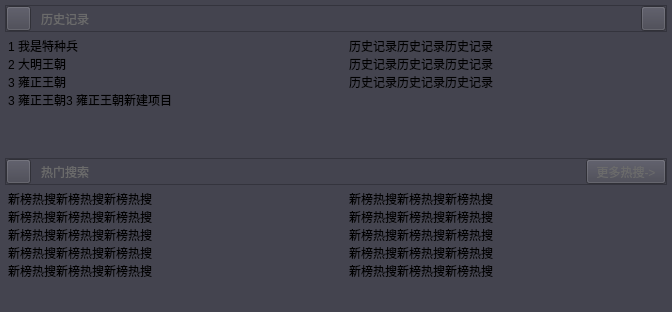
<?xml version="1.0" encoding="UTF-8"?>
<ui version="4.0">
 <class>SearchForm</class>
 <widget class="QWidget" name="SearchForm">
  <property name="geometry">
   <rect>
    <x>0</x>
    <y>0</y>
    <width>672</width>
    <height>312</height>
   </rect>
  </property>
  <property name="minimumSize">
   <size>
    <width>0</width>
    <height>300</height>
   </size>
  </property>
  <property name="maximumSize">
   <size>
    <width>16777215</width>
    <height>330</height>
   </size>
  </property>
  <property name="windowTitle">
   <string>Form</string>
  </property>
  <property name="styleSheet">
   <string notr="true">background-color: #44444f;</string>
  </property>
  <layout class="QVBoxLayout" name="verticalLayout_2">
   <property name="spacing">
    <number>5</number>
   </property>
   <property name="leftMargin">
    <number>5</number>
   </property>
   <property name="topMargin">
    <number>5</number>
   </property>
   <property name="rightMargin">
    <number>5</number>
   </property>
   <property name="bottomMargin">
    <number>5</number>
   </property>
   <item>
    <layout class="QVBoxLayout" name="verticalLayout">
     <property name="spacing">
      <number>5</number>
     </property>
     <item>
      <widget class="QFrame" name="frame">
       <property name="frameShape">
        <enum>QFrame::StyledPanel</enum>
       </property>
       <property name="frameShadow">
        <enum>QFrame::Raised</enum>
       </property>
       <layout class="QHBoxLayout" name="horizontalLayout_2">
        <property name="spacing">
         <number>0</number>
        </property>
        <property name="leftMargin">
         <number>0</number>
        </property>
        <property name="topMargin">
         <number>0</number>
        </property>
        <property name="rightMargin">
         <number>0</number>
        </property>
        <property name="bottomMargin">
         <number>0</number>
        </property>
        <item>
         <layout class="QHBoxLayout" name="horizontalLayout">
          <property name="spacing">
           <number>10</number>
          </property>
          <item>
           <widget class="QPushButton" name="btn_his_pic">
            <property name="minimumSize">
             <size>
              <width>25</width>
              <height>25</height>
             </size>
            </property>
            <property name="maximumSize">
             <size>
              <width>25</width>
              <height>25</height>
             </size>
            </property>
            <property name="focusPolicy">
             <enum>Qt::StrongFocus</enum>
            </property>
            <property name="styleSheet">
             <string notr="true">border-image: url(:/images/his_pic.png);</string>
            </property>
            <property name="text">
             <string/>
            </property>
           </widget>
          </item>
          <item>
           <widget class="QLabel" name="label_his_text">
            <property name="styleSheet">
             <string notr="true">QLabel
{
color: rgb(107, 107, 107);
font: 11pt &quot;楷体&quot;;
}</string>
            </property>
            <property name="text">
             <string>历史记录</string>
            </property>
           </widget>
          </item>
          <item>
           <spacer name="horizontalSpacer">
            <property name="orientation">
             <enum>Qt::Horizontal</enum>
            </property>
            <property name="sizeHint" stdset="0">
             <size>
              <width>348</width>
              <height>20</height>
             </size>
            </property>
           </spacer>
          </item>
          <item>
           <widget class="QPushButton" name="btn_his_delete">
            <property name="minimumSize">
             <size>
              <width>25</width>
              <height>25</height>
             </size>
            </property>
            <property name="maximumSize">
             <size>
              <width>25</width>
              <height>25</height>
             </size>
            </property>
            <property name="styleSheet">
             <string notr="true">border-image: url(:/images/his_delete.png);</string>
            </property>
            <property name="text">
             <string/>
            </property>
           </widget>
          </item>
         </layout>
        </item>
       </layout>
      </widget>
     </item>
     <item>
      <layout class="QHBoxLayout" name="horizontalLayout_5">
       <property name="spacing">
        <number>20</number>
       </property>
       <item>
        <widget class="QListWidget" name="listWidget">
         <property name="styleSheet">
          <string notr="true">QListWidget
{
border:none;
font: 11pt &quot;楷体&quot;;
}</string>
         </property>
         <item>
          <property name="text">
           <string>1 我是特种兵</string>
          </property>
         </item>
         <item>
          <property name="text">
           <string>2 大明王朝</string>
          </property>
         </item>
         <item>
          <property name="text">
           <string>3 雍正王朝</string>
          </property>
         </item>
         <item>
          <property name="text">
           <string>3 雍正王朝3 雍正王朝新建项目</string>
          </property>
         </item>
        </widget>
       </item>
       <item>
        <widget class="QListWidget" name="listWidget_2">
         <property name="styleSheet">
          <string notr="true">QListWidget
{
border:none;
font: 11pt &quot;楷体&quot;;
}</string>
         </property>
         <item>
          <property name="text">
           <string>历史记录历史记录历史记录</string>
          </property>
         </item>
         <item>
          <property name="text">
           <string>历史记录历史记录历史记录</string>
          </property>
         </item>
         <item>
          <property name="text">
           <string>历史记录历史记录历史记录</string>
          </property>
         </item>
        </widget>
       </item>
      </layout>
     </item>
     <item>
      <widget class="QFrame" name="frame_2">
       <property name="frameShape">
        <enum>QFrame::StyledPanel</enum>
       </property>
       <property name="frameShadow">
        <enum>QFrame::Raised</enum>
       </property>
       <layout class="QHBoxLayout" name="horizontalLayout_4">
        <property name="spacing">
         <number>0</number>
        </property>
        <property name="leftMargin">
         <number>0</number>
        </property>
        <property name="topMargin">
         <number>0</number>
        </property>
        <property name="rightMargin">
         <number>0</number>
        </property>
        <property name="bottomMargin">
         <number>0</number>
        </property>
        <item>
         <layout class="QHBoxLayout" name="horizontalLayout_3">
          <property name="spacing">
           <number>10</number>
          </property>
          <item>
           <widget class="QPushButton" name="btn_hot_pic">
            <property name="minimumSize">
             <size>
              <width>25</width>
              <height>25</height>
             </size>
            </property>
            <property name="maximumSize">
             <size>
              <width>25</width>
              <height>25</height>
             </size>
            </property>
            <property name="styleSheet">
             <string notr="true">border-image: url(:/images/his_hot.png);</string>
            </property>
            <property name="text">
             <string/>
            </property>
           </widget>
          </item>
          <item>
           <widget class="QLabel" name="label_hot_text">
            <property name="styleSheet">
             <string notr="true">QLabel
{
color: rgb(107, 107, 107);
font: 11pt &quot;楷体&quot;;
}</string>
            </property>
            <property name="text">
             <string>热门搜索</string>
            </property>
           </widget>
          </item>
          <item>
           <spacer name="horizontalSpacer_2">
            <property name="orientation">
             <enum>Qt::Horizontal</enum>
            </property>
            <property name="sizeHint" stdset="0">
             <size>
              <width>348</width>
              <height>20</height>
             </size>
            </property>
           </spacer>
          </item>
          <item>
           <widget class="QPushButton" name="btn_hot_more">
            <property name="minimumSize">
             <size>
              <width>0</width>
              <height>25</height>
             </size>
            </property>
            <property name="maximumSize">
             <size>
              <width>16777215</width>
              <height>25</height>
             </size>
            </property>
            <property name="styleSheet">
             <string notr="true">QPushButton
{
color: rgb(107, 107, 107);
font: 11pt &quot;楷体&quot;;
}

QPushButton:hover
{
background-color: transparent;
color: rgb(216, 30, 6);
font: 11pt &quot;楷体&quot;;
}

</string>
            </property>
            <property name="text">
             <string>更多热搜-&gt;</string>
            </property>
           </widget>
          </item>
         </layout>
        </item>
       </layout>
      </widget>
     </item>
     <item>
      <layout class="QHBoxLayout" name="horizontalLayout_6">
       <property name="spacing">
        <number>20</number>
       </property>
       <item>
        <widget class="QListWidget" name="listWidget_4">
         <property name="styleSheet">
          <string notr="true">QListWidget
{
border:none;
font: 11pt &quot;楷体&quot;;
}</string>
         </property>
         <item>
          <property name="text">
           <string>新榜热搜新榜热搜新榜热搜</string>
          </property>
         </item>
         <item>
          <property name="text">
           <string>新榜热搜新榜热搜新榜热搜</string>
          </property>
         </item>
         <item>
          <property name="text">
           <string>新榜热搜新榜热搜新榜热搜</string>
          </property>
         </item>
         <item>
          <property name="text">
           <string>新榜热搜新榜热搜新榜热搜</string>
          </property>
         </item>
         <item>
          <property name="text">
           <string>新榜热搜新榜热搜新榜热搜</string>
          </property>
         </item>
        </widget>
       </item>
       <item>
        <widget class="QListWidget" name="listWidget_3">
         <property name="styleSheet">
          <string notr="true">QListWidget
{
border:none;
font: 11pt &quot;楷体&quot;;
}</string>
         </property>
         <item>
          <property name="text">
           <string>新榜热搜新榜热搜新榜热搜</string>
          </property>
         </item>
         <item>
          <property name="text">
           <string>新榜热搜新榜热搜新榜热搜</string>
          </property>
         </item>
         <item>
          <property name="text">
           <string>新榜热搜新榜热搜新榜热搜</string>
          </property>
         </item>
         <item>
          <property name="text">
           <string>新榜热搜新榜热搜新榜热搜</string>
          </property>
         </item>
         <item>
          <property name="text">
           <string>新榜热搜新榜热搜新榜热搜</string>
          </property>
         </item>
        </widget>
       </item>
      </layout>
     </item>
    </layout>
   </item>
  </layout>
 </widget>
 <resources/>
 <connections/>
</ui>
